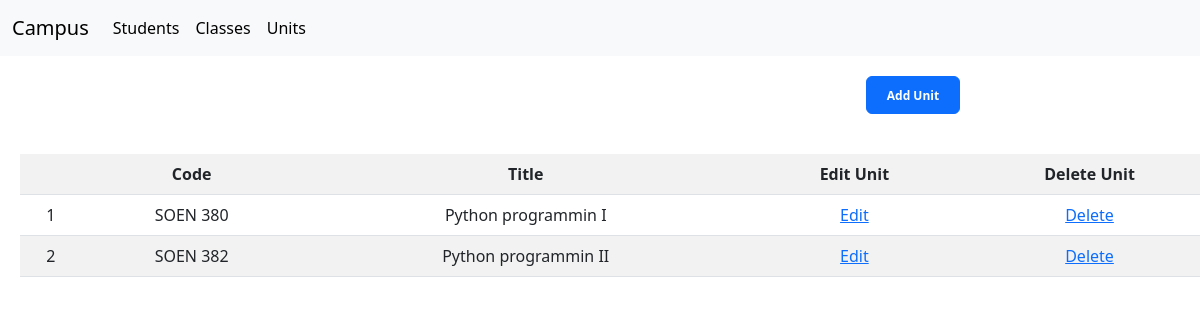
/unit/list, run on the app's committed database.
### unit/models.py (models this page shows, shortened)
class Unit(models.Model):
    id = models.AutoField(primary_key=True)
    code = models.CharField(max_length=30)
    title = models.CharField(max_length=100)

### unit/views.py (the view)
# urls.py: path('unit/list', list_units, name='list_units'),
def list_units(request):
    units = Unit.objects.all()
    context = {'units': units}
    return render(request, 'list_units.html', context)

### unit/templates/list_units.html (shortened to what this page needs)
{% extends 'base.html' %}
{% block content %}
<div class="d-grid gap-2 d-md-flex justify-content-md-end">
    <button class="btn btn-primary" type="button" style="margin:20px;margin-right:20%">
        <a href="{% url 'add_unit' %}" class="link-dark">
            <span class="badge text-bg-primary"> Add Unit </span>
        </a>
    </button>
</div>
<table class="table table-striped" style="margin:20px;text-align:center;">
    <tr>
        <th></th>
        <th> Code</th>
        <th>Title</th>
        <th> Edit Unit</th>
        <th> Delete Unit </th>
    </tr>
    {% for unit in units %}
    <tr>
        <td>{{ unit.id}}</td>
        <td>{{ unit.code }}</td>
        <td>{{ unit.title }}</td>
        <td>
            <a href="{% url 'edit_unit' id=unit.id%}">Edit</a>
        </td>
        <td>
            <a href="{% url 'delete_unit' id=unit.id%}"> Delete </a>
        </td>
    </tr>
    {% endfor %}
</table>
{% endblock %}

### data on the page
Unit: id "1", code "SOEN 380", title "Python programmin I"
Unit: id "2", code "SOEN 382", title "Python programmin II"
